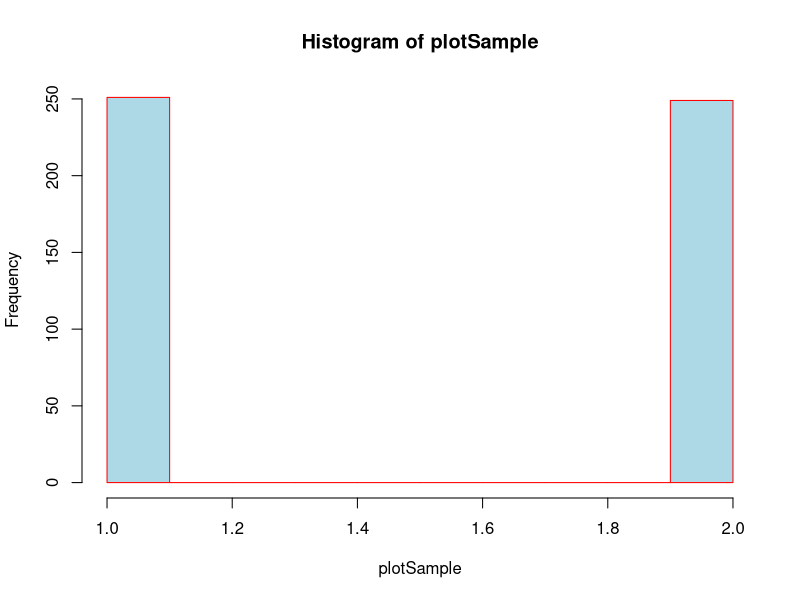
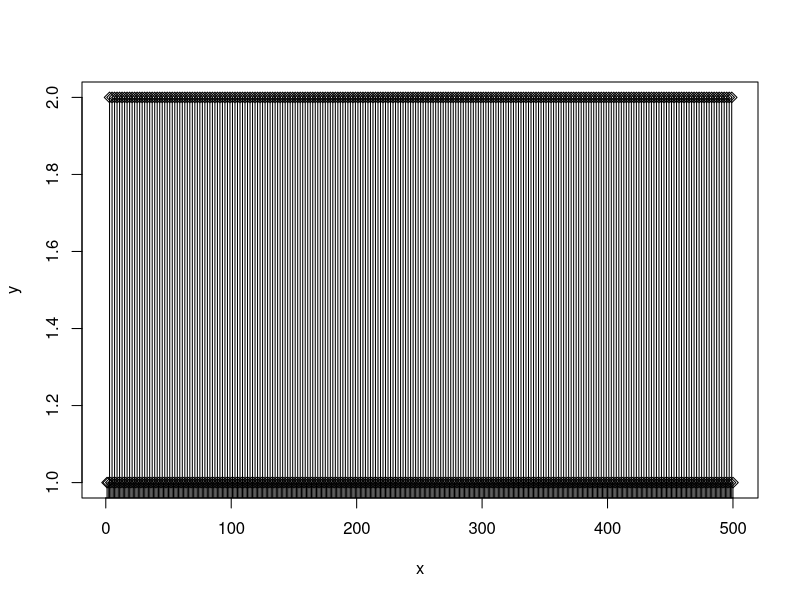

These figures' R source, in order:
### Problem 1 - DTFS: Markov Chain Stationary Distributions #########

#       -----------------------------------------------------------
#            Discrete Time Finite State MC having transition matrix
#       [(1-a)  a ]
#       [b   (1-b)]
# 		
#	A two-state MC's stationary distribution is given by [b/(a+b),a/(a+b)]
#      -------------------------------------------------------------

statDist <- function (a,b){
	transMat <- matrix(c((1-a),a,b,(1-b)),ncol=2,byrow=TRUE)
	cat("Transition Matrix is:   ","[",transMat[1],transMat[2],"]","\n")
      cat("\t\t\t","[",transMat[3],transMat[4]," ]","\n")
	statDist <- c( (b/(a+b)), (a/(a+b)) )
      cat("Stationary Distribution is: ","[",statDist,"]","\n")
}


statDist(1/10,1/15) #(i)
statDist(1/2,1/2) #(ii)
statDist(1,1) #(iii)
statDist(0,0) #(iv)


####------  Problem 2 - DTFS MC Simulation   -------################


# function to draw STEM PLOT of X vs Y (R doesn't have MATLAB like function)
stem <- function(x,y,pch=5,linecol=1,clinecol=1,...){
if (missing(y)){
    y = x
    x = 1:length(x) }
    plot(x,y,pch=pch,...)
    for (i in 1:length(x)){
       lines(c(x[i],x[i]), c(0,y[i]),col=linecol)
    }
    lines(c(x[1]-2,x[length(x)]+2), c(0,0),col=clinecol)
}



###      ###### Simulating Markov Chains #######
# The probability transition matrix
trans  =  matrix(c(0,1,
		       1,0), ncol=2, byrow=TRUE);

# Markov chain simulation function

    # The state that we're starting in
    state = 2;
    cat("Starting state:", state, "\n");

    plotSample <- rep(1,1)
    # Make twenty steps through the markov chain
    for (i in 1:499)
    {
        cat("> Dist:", paste(round(c(trans[state,]), 2)), "\n");
        newState <- sample(1:ncol(trans), 1, prob=trans[state,])
        cat("*", state, "->", newState, "\n");
        state = newState;
	  plotSample <- append(plotSample, state, after=i)
    }
x <- seq(1,500,by=1)
hist(plotSample,col="lightblue",border="red")
x11();
stem(x,plotSample)

#### --- chi-square test of goodness-of fit
chisq.test(plotSample[441:500])

